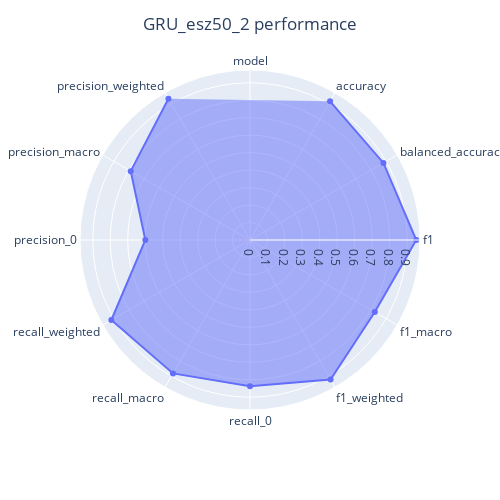
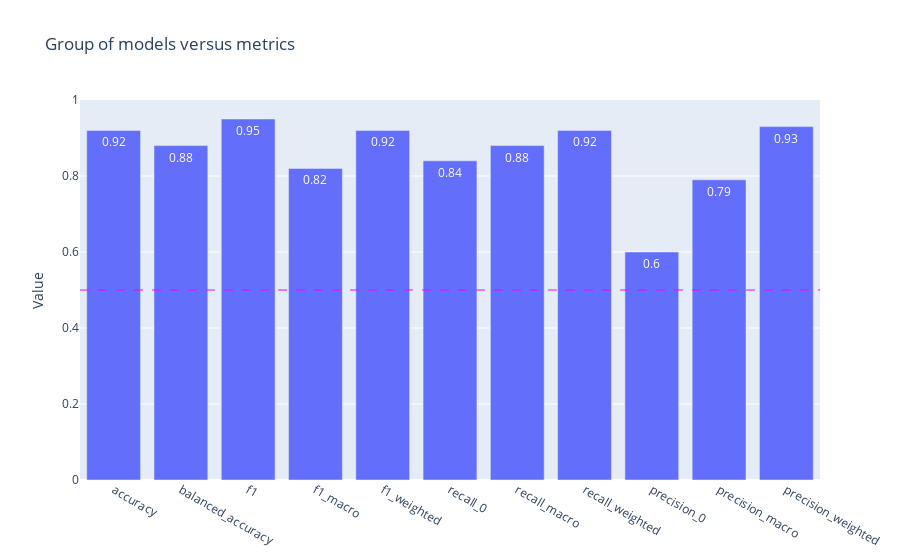

Notebook cell for these charts, in order:
### Code cell
# Another try with a different but with a different metric

model_name = "GRU_esz50_2"

embedding_size = 50
model = Sequential()

model.add(Embedding(input_dim=num_words, 
                    output_dim=embedding_size, 
                    input_length=max_tokens,
                    name="embedding_layer"))

model.add(GRU(units=48, return_sequences=True))
model.add(GRU(units=24, return_sequences=True)) 
model.add(GRU(units=12))
model.add(Dense(1, activation='sigmoid'))

# Compile
optimizer = Adam(learning_rate=0.006)
model.compile(loss='binary_crossentropy', optimizer=optimizer, metrics=['accuracy'])

model.summary()


# fit and evaluate
weights = {0:88, 1:18}

t0 = time()
model.fit(X_train, y_train, 
          epochs=30, 
          batch_size=256, 
          class_weight=weights,
          validation_data=(X_test, y_test), 
          callbacks=[early_stop])
time_train = time() - t0

results = model.evaluate(X_test, y_test)
print("results:", results)

# prediction
t1 = time()
pred = model.predict(X_test)
time_predict = time() - t1  # records duration of predicting
prediction = (1 * (pred >= 0.5))[:, 0]

accuracy = results[1]
# The balanced accuracy in binary and multiclass classification problems
# to deal with imbalanced datasets.
# It is defined as the average of recall obtained on each class.
# The best value is 1 and the worst value is 0 when adjusted=False.
balanced_accuracy = metrics.balanced_accuracy_score(y_test, prediction)

f1_score = metrics.f1_score(y_test, prediction)
f1_score_macro = metrics.f1_score(y_test, prediction, average="macro")
f1_score_weighted = metrics.f1_score(y_test, prediction, average="weighted")

recall = metrics.recall_score(y_test, prediction, pos_label=0)
recall_macro = metrics.recall_score(y_test, prediction, average="macro")
recall_weighted = metrics.recall_score(y_test, prediction, average="weighted")

# precision is intuitively the ability of the classifier not to label as positive a sample that is negative.
# we set pos_label=0 : that is negative rating (rating <=3)
precision = metrics.precision_score(y_test, prediction, pos_label=0)
precision_macro = metrics.precision_score(y_test, prediction, average="macro")
precision_weighted = metrics.precision_score(y_test, prediction, average="weighted")

cl_report = metrics.classification_report(y_test, prediction)
cf_matrix = pd.crosstab(y_test, prediction, rownames=["Real"], colnames=["Prediction"])

# put metrics into a dictionnary and into a DataFrame
res = {
        "model": model_name,
        "accuracy": accuracy,
        "balanced_accuracy": balanced_accuracy,
        "f1": f1_score,
        "f1_macro": f1_score_macro,
        "f1_weighted": f1_score_weighted,
        "recall_0": recall,
        "recall_macro": recall_macro,
        "recall_weighted": recall_weighted,
        "precision_0": precision,
        "precision_macro": precision_macro,
        "precision_weighted": precision_weighted,
        "time_train": time_train,
        "time_predict": time_predict,
    }

# DataFrame of model's performance
df_p = pd.DataFrame(res, index=[0])

# Save performance data in a csv file
file_name = "perf_"+model_name+".csv"
df_p.to_csv(file_name)

# perf data to plot
data = df_p.iloc[:,:-2]

# Radar chart of model's performance
plot_radar_metrics(data, model_name)

# Barplot of models performance
model_list=[model_name]
barplot_models_group_vs_metric(data, model_list)


print(" Confusion matrix -----------------------------------")
display(cf_matrix)
print(" Classification Report -------------------------------")
print(cl_report)

### Figure 1 — Plotly figure (JSON) as saved in the notebook; plotly's stock layout.template omitted (floating-point values rounded to 4 significant figures)
{"data": [{"fill": "toself", "hovertemplate": "r=%{r}<br>theta=%{theta}<extra></extra>", "legendgroup": "", "line": {"color": "#636efa", "dash": "solid"}, "marker": {"symbol": "circle"}, "mode": "markers+lines", "name": "", "r": ["GRU_esz50_2", 0.9165, 0.8818, 0.9515, 0.8248, 0.9223, 0.8367, 0.8818, 0.9165, 0.5989, 0.7882, 0.9338, "GRU_esz50_2"], "showlegend": false, "subplot": "polar", "theta": ["model", "accuracy", "balanced_accuracy", "f1", "f1_macro", "f1_weighted", "recall_0", "recall_macro", "recall_weighted", "precision_0", "precision_macro", "precision_weighted", "model"], "type": "scatterpolar"}], "layout": {"height": 500, "legend": {"tracegroupgap": 0}, "margin": {"t": 60}, "polar": {"angularaxis": {"direction": "clockwise", "rotation": 90}, "domain": {"x": [0, 1], "y": [0, 1]}}, "title": {"text": "GRU_esz50_2 performance", "x": 0.5}, "width": 500}}

### Figure 2 — Plotly figure (JSON) as saved in the notebook; plotly's stock layout.template omitted (floating-point values rounded to 4 significant figures)
{"data": [{"name": "GRU_esz50_2", "offsetgroup": "0", "text": ["0.92", "0.88", "0.95", "0.82", "0.92", "0.84", "0.88", "0.92", "0.6", "0.79", "0.93"], "textposition": "auto", "type": "bar", "x": ["accuracy", "balanced_accuracy", "f1", "f1_macro", "f1_weighted", "recall_0", "recall_macro", "recall_weighted", "precision_0", "precision_macro", "precision_weighted"], "y": [0.92, 0.88, 0.95, 0.82, 0.92, 0.84, 0.88, 0.92, 0.6, 0.79, 0.93]}], "layout": {"shapes": [{"line": {"color": "magenta", "dash": "dash", "width": 1}, "type": "line", "x0": 0, "x1": 1, "xref": "paper", "y0": 0.5, "y1": 0.5, "yref": "paper"}], "title": {"text": "Group of models versus metrics"}, "yaxis": {"title": {"text": "Value"}}}}
